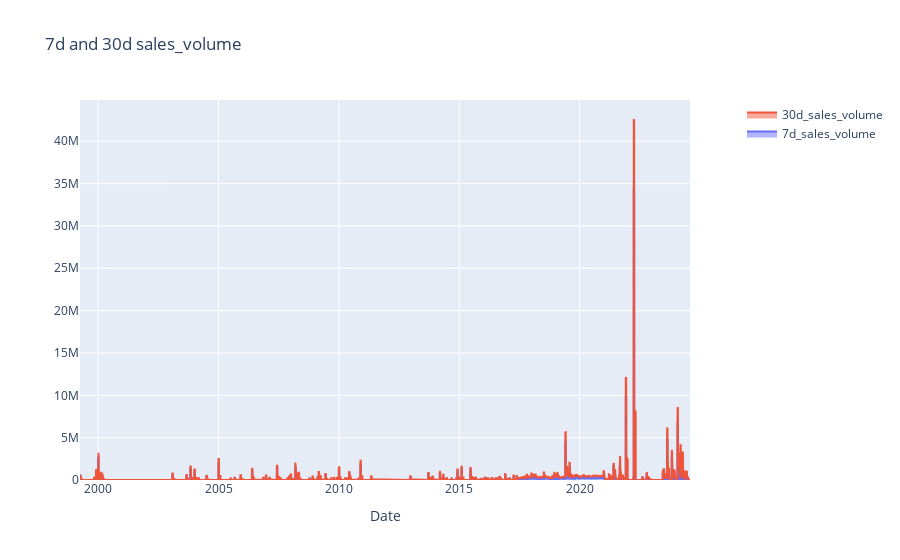

The notebook cell this image was saved under:
### Markdown cell above
test_fig = make_subplots(specs=[[{"secondary_y": True}]])
    
test_fig.add_trace(
    go.Scatter(
        x=daily_sales_aggregate.index,
        y=daily_sales_aggregate['daily_sales_vol'],
        stackgroup='one'
    ),
    secondary_y=False
)

test_fig.update_layout(
    title='7d and 30d sales_volume',
    
    # barmode='group'  # Set the bar mode to either 'group' for side-by-side or 'stack' for stacked
)

test_fig.update_xaxes(title_text="Date")

### Code cell
test_fig = make_subplots(specs=[[{"secondary_y": True}]])
    
test_fig.add_trace(
    go.Scatter(
        x=daily_sales_aggregate.index,
        y=daily_sales_aggregate['7d_rolling_avg_price'],
        name='7d_sales_volume',
        stackgroup='one'
    ),
    secondary_y=False
)
test_fig.add_trace(
    go.Scatter(
        x=daily_sales_aggregate.index,
        y=daily_sales_aggregate['30d_rolling_avg_price'],
        name='30d_sales_volume',
        stackgroup='one'
    ),
    secondary_y=False
)
test_fig.update_layout(
    title='7d and 30d sales_volume',
    # barmode='group'  # Set the bar mode to either 'group' for side-by-side or 'stack' for stacked
)

test_fig.update_xaxes(title_text="Date")

### Figure 1 — Plotly figure (JSON) as saved in the notebook; plotly's stock layout.template omitted (floating-point values rounded to 4 significant figures; data arrays with more than 128 entries replaced by an {"elided": "..."} marker saying what was removed)
{"data": [{"name": "7d_sales_volume", "stackgroup": "one", "type": "scatter", "x": {"elided": "9257 str values"}, "xaxis": "x", "y": {"elided": "9257 float values"}, "yaxis": "y"}, {"name": "30d_sales_volume", "stackgroup": "one", "type": "scatter", "x": {"elided": "9257 str values"}, "xaxis": "x", "y": {"elided": "9257 float values"}, "yaxis": "y"}], "layout": {"title": {"text": "7d and 30d sales_volume"}, "xaxis": {"anchor": "y", "domain": [0, 0.94], "title": {"text": "Date"}}, "yaxis": {"anchor": "x", "domain": [0, 1]}, "yaxis2": {"anchor": "x", "overlaying": "y", "side": "right"}}}
